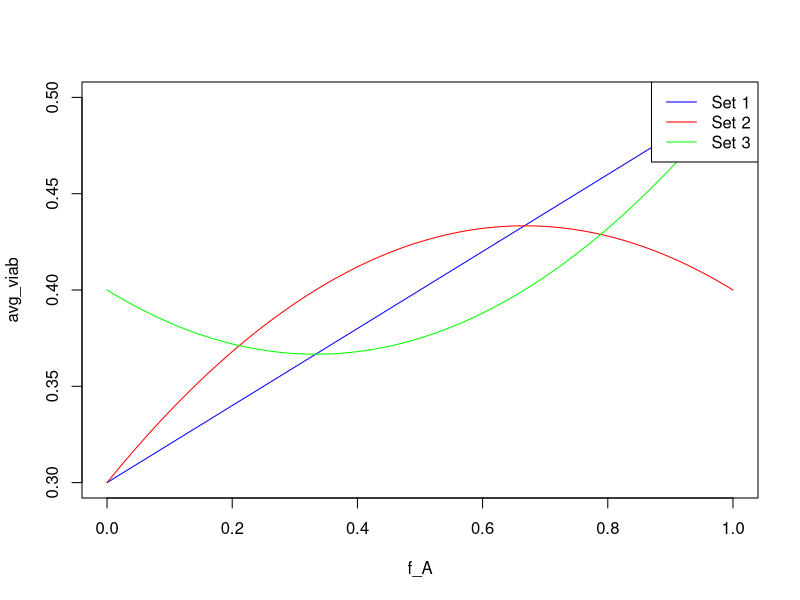

Write the R code that produced this figure.
## ---- chunk 1
#Exercise 7.1

# Here we have a haploid species with a novel allele A. We are given:

s_coef <- 0.01

# a. We now have an initial and a final allele freq for A (0.1 and 0.9, respectively). As explained in Box 7.1, the time needed to transition from fA_0 to fA_1

fA_0 <- 0.1
fA_1 <- 0.9

# we define a function for calculating the time difference, based on the formula in Box 7.1:

timefct <- function(sel_cf, fA_init, fA_fin){
  
  # simple function to incorporate the formula:
  
  plhlder <- ((fA_init/fA_fin)-fA_init)/(1-fA_init)
  
  trtime <- (log(plhlder)/log(1-sel_cf))
  
  return(trtime)
}

# then apply it for our s:

timefct(s_coef, fA_0, fA_1)

# b. This is essentially the same question, but now with:

s_coef <- 0.011

# we solve it the same way:

timefct(s_coef, fA_0, fA_1)

# note that the textbook answer, 4370, is wrong and does not really make much sense

## ---- chunk 2
#Exercise 7.2

# for N=10^4, the initial allele frequency was:
N <- 10^4
f_A0 <- 1/(2*N)

f_At <- 0.9
freq_A <- 1/(2*N)
s_coef <- 0.01

# from Box 7.1:
time_gen <- log(abs((f_A0/f_At - f_A0)/(1-f_A0)))/log(1-s_coef)
print(time_gen)

# same for N=10^5:

N <- 10^5
f_A0 <- 1/(2*N)
f_At <- 0.9
time_gen <- log(abs((f_A0/f_At - f_A0)/(1-f_A0)))/log(1-s_coef)
print(time_gen)
## ---- chunk 3
#Exercise 7.3

# this question is ambiguously worded, but it means to say that the growth rate for A is 5% lower than the growth rate for a:

# w_A = (1-0.05)*w_a = 0.95*w_a; so from equation (7.4):

# w_a/0.95w_a = 1-s
# 1/0.95 = 1-s
# s = 1-1/0.95
# so:

s_coef <- 1-(1/0.95)

# after this, as in 7.1, we use the same function - this time for a decreasing allele freq:

fA_0 <- 0.1
fA_1 <- 0.01

timefct <- function(sel_cf, fA_init, fA_fin){
  
  # simple function to incorporate the formula:
  
  plhlder <- ((fA_init/fA_fin)-fA_init)/(1-fA_init)
  
  trtime <- (log(plhlder)/log(1-sel_cf))
  
  return(trtime)
}

# applying it gives:

timefct(s_coef, fA_0, fA_1)

# we get a slightly different result from the textbook because we did not round s_coef

## ---- chunk 4
#Exercise 7.4

# we are first given:

s_aa <- 1 #as homozygotes for the recessive allele are lethal

f_a <- 0.02 #again ambiguous wording within the problem - this is the allele frequency, as explained a little further

# a. at mutation-selection equilibrium, mutation rate at the CF locus can be calculated from formula (7.13):

#f_a = sqrt(mu/s_aa), from which:
#f_a^2 = mu/s_aa
#mu = s_aa*f_a^2

mu <- s_aa*f_a^2
print(mu)

# b. now equilibrium is said to be maintained through heterozygote advantage; so, from formula (7.9):

#(1-f_a) = s_aa/(s_AA + s_aa)
#s_AA = s_aa*f_a/(1-f_a)

s_AA <- s_aa*f_a/(1-f_a)
print(s_AA)

# we also know from formula (7.8) that:
#v_AA/v_aA = 1-s_AA
# so, for our ambiguously worded problem:
viab_prop <- 1-s_AA
print(viab_prop)
# we can see that heterozygotes are <slightly> more advantageous
## ---- chunk 5
#Exercise 7.5

# A at H-W equilibrium, so f_A(t) constant. We are given:

f_A <- 0.11
s_AA <- 0.5

# we can use equation (7.9) that describes f_A at equilibrium as a function of selection coefficients for the two homozygote genotypes, as we already know the equilibrium frequency:

# f_A = s_BB/(s_AA + s_BB)

# from which we get s_BB:

#f_A*s_AA + f_A*s_BB = s_BB
#s_BB - f_A*s_BB = f_A*s_AA
#s_BB(1-f_A) = f_A*s_AA
#s_BB = f_A*s_AA/(1-f_A)

s_BB <- f_A*s_AA/(1-f_A)
print(s_BB)

## ---- chunk 6
#Exercise 7.6

# changed notations from B/b to A/a to reduce potential confusion
# under H-W, we know that in the first generation:

f_A0 <- 1/4

f_AA0 <- f_A0^2
f_Aa0 <- 2*f_A0*(1-f_A0)
f_aa0 <- (1-f_A0)^2

# there is no fertility effect on our locus; we also know the viabilities; so in the next generation we will have:

v_AA <- 1/5
v_Aa <- 1/6
v_aa <- 1/10
v_avg <- v_AA*(f_A0^2)+2*v_Aa*(f_A0*(1-f_A0))+v_aa*((1-f_A0)^2)

# we can then calculate the new allele frequency:

f_AA1 <- v_AA*(f_A0^2)/v_avg
f_Aa1 <- 2*v_Aa*(f_A0*(1-f_A0))/v_avg

f_A1 <- f_AA1 + f_Aa1/2

print(f_A1)
## ---- chunk 7
#Exercise 7.7

# under H-W, we are given:

f_S <- 0.2
f_A <- 1-f_S
v_SS <- 0.1
# v_AA <- 0.85*v_AS; but then we are given:
v_AS <- 1
# so then:
v_AA <- 0.85

# a. From Box 7.3, the third equation:

v_avg <- v_AA*f_A^2 + 2*v_AS*f_A*f_S + v_SS*f_S^2

print(v_avg)

# b. We first calculate genotype frequencies before selection:

f_AA <- f_A^2
f_AS <- 2*f_A*f_S
f_SS <- f_S^2

# then, using the 4th row of equations from Box 7,3, we calculate:

fpr_AA <- f_AA*v_AA/v_avg
fpr_AS <- f_AS*v_AS/v_avg
fpr_SS <- f_SS*v_SS/v_avg

print(fpr_AA)
print(fpr_AS)
print(fpr_SS)

## ---- chunk 8
#Exercise 7.8

N <- 10^4

# no drift; genic selection for newly introduced allele; we have:

f_B0 <- 1/(2*N)
f_B1 <- 0.99

# apparently we assume a selection coefficient between 0.1 and 0.2, corresponding to v_AB of 0.8-0.9 (where A is the initial dark allele and B is the introduced light allele)

s_coef <- 0.1
t_gen <- log((f_B0/f_B1 - f_B0)/(1-f_B0))/log(1-s_coef)
print(t_gen)

s_coef <- 0.2
t_gen <- log((f_B0/f_B1 - f_B0)/(1-f_B0))/log(1-s_coef)
print(t_gen)

## ---- chunk 9
#Exercise 7.9

#we first create dataframe containing all maternal/paternal genotype combinations and their offspring ratios:

mat_v <- c("AA", "AA", "AA", "Aa", "Aa", "Aa", "aa", "aa", "aa")
pat_v <- c("AA", "Aa", "aa", "AA", "Aa", "aa", "AA", "Aa", "aa")
freq_v <- c(1/16, 1/8, 1/16, 1/8, 1/4, 1/8, 1/16, 1/8, 1/16)
fert_v <- c(1, 1, 1, 1, 1, 1, 1, 1, 1/2)
AA_v <- c(1, 1/2, 0, 1/2, 1/4, 0, 0, 0, 0)
Aa_v <- c(0, 1/2, 1, 1/2, 1/2, 1/2, 1, 1/2, 0)
aa_v <- c(0, 0, 0, 0, 1/4, 1/2, 0, 1/2, 1)

matepairs <- data.frame(mat_v, pat_v, freq_v, fert_v, AA_v, Aa_v, aa_v)
matepairs

# a. first we calculate the average viability:

viab_avg <- sum(freq_v)-(freq_v[9]*fert_v[9])

#we use the genotype frequency formulas in Box 7.3; in the second generation, the newborn offspring will have the frequencies:

fpr_AA <- sum(matepairs$freq_v*matepairs$fert_v*matepairs$AA_v)/viab_avg
fpr_Aa <- sum(matepairs$freq_v*matepairs$fert_v*matepairs$Aa_v)/viab_avg
fpr_aa <- sum(matepairs$freq_v*matepairs$fert_v*matepairs$aa_v)/viab_avg

print(cat (fpr_AA, fpr_Aa, fpr_aa))

# b. to see if the genotype frequencies match H-W proportions, we first calculate the offspring allele A freq:

fpr_A <- fpr_AA + fpr_Aa/2

#then we simply test if the expected f_AA under H-W is equal to the one we calculated above:

fexp_AA <- fpr_A^2

print(fexp_AA == fpr_AA)
## ---- chunk 10
#Exercise 7.10

# under H-W; no effect on viability, but reduced heterozygote fertility:

f_AA0 <- 0.01
f_Aa0 <- 0.18
f_aa0 <- 0.81

f_A0 <- 0.1

# a. We can build a dataframe showing fertilities for all mating pairs:

pat_v <- c("AA", "AA", "AA", "Aa", "Aa", "Aa", "aa", "aa", "aa")
mat_v <- c("AA", "Aa", "aa", "AA", "Aa", "aa", "AA", "Aa", "aa")
fert_v <- c(1, 0.5, 1, 0.5, 0.25, 0.5, 1, 0.5, 1)

fert_df <- data.frame(pat_v, mat_v, fert_v)

fert_df

# b. as the problem says - translocations reduce heterozygote fertility because half of their gametes are aneuploid, resulting in non-viable embryos. Also, for either allele being rare, most of its copies will be present in heterozygotes (which have lower viability than either homozygote); over time, this will drive extinction of the rare allele and fixation of the other.

## ---- chunk 11
#Exercise 7.11

# a. Same as before, for the genotypes table in Table 7.1, only now Rr are (Rh-):

mat_v <- c("RR", "Rr", "Rr", "Rr", "rr")
pat_v <- c("all", "RR", "Rr", "rr", "all")
freq_v <- c("f_RR", "f_Rr*f_RR", "f_Rr^2", "f_Rr*F_rr", "f_rr")
viab_v <- c("1", "1-s/2", "1-s/4", "1", "1")

matepairs <- data.frame(mat_v, pat_v, freq_v, viab_v)
matepairs

# note that, under the new dominance model, any rr mother would result in r-phenotype (Rh-) offspring; viability is reduced only when maternal genotype is Rr and the paternal one is either RR or Rr; since paternal RR would result in twice as many Rr offspring as paternal Rr, viability loss in RRxRr would be twice as large as for RrxRr

# b. As heterozygote disadvantage is still the observed pattern of selection, the trends shown in Figure 7.7 still apply - if either allele would be very rare, there would be decreased frequency - evidencing, as before, disruptive selection

## ---- chunk 12
#Exercise 7.12

# Very large population; five alleles S1-S5 of equal frequency 0.2:

f_S1 <- 0.2
f_S2 <- f_S1
f_S3 <- f_S1
f_S4 <- f_S1
f_S5 <- f_S1

# a. Random mating and no homozygotes would give:

#S1S2; S1S3; S1S4; S1S5; S2S3; S2S4; S2S5; S3S4; S3S5; S4S5
#a total of 10 possible heterozygotes, each at frequency 0.1

# b. There is now a newly introduced allele S6; this has to be present in a heterozygote; since all other alleles have equal frequencies, it does not matter which one we pick; let's go with S1, our heterozygote will be S1S6; therefore, with non-viable self-fertilisation:

# S1 pollen from the mutant will not be able to fertilise S1 hets from above, so 0.4 of other individuals; this is also the case for any given original allele in the population.
# S6 pollen will be able to fertilise all other individuals; so whereas any other individual would fertilise 0.6*0.6 others, the mutant would be able to fertilise 0.6*1. So it will have:

print((1*0.6)/(0.6*0.6))
print("as many offspring as any other individual.")

## ---- chunk 13

# we can plot the cases by first defining the function for average viability based on the formula:
avg_viab <- function(f_A, v_AA, v_Aa, v_aa){
  avviab <- ((f_A^2)*v_AA + 2*f_A*(1-f_A)*v_Aa + ((1-f_A)^2)*v_aa)
  return(avviab)
}

# now we define our viabilities and plot the avg_viab function across all possible f_A values:
f_A <- seq(0, 1, by = 0.01)

set_1 <- list(v_AA = 0.5, v_Aa = 0.4, v_aa = 0.3)
set_2 <- list(v_AA = 0.4, v_Aa = 0.5, v_aa = 0.3)
set_3 <- list(v_AA = 0.5, v_Aa = 0.3, v_aa = 0.4)

# we then calculate the average viability for each case:
y_values_1 <- sapply(f_A, function(f) avg_viab(f, v_AA = set_1$v_AA, v_Aa = set_1$v_Aa, v_aa = set_1$v_aa))
y_values_2 <- sapply(f_A, function(f) avg_viab(f, v_AA = set_2$v_AA, v_Aa = set_2$v_Aa, v_aa = set_2$v_aa))
y_values_3 <- sapply(f_A, function(f) avg_viab(f, v_AA = set_3$v_AA, v_Aa = set_3$v_Aa, v_aa = set_3$v_aa))

# and plot the curves (remember how colours are assigned to each curve):
plot(f_A, y_values_1, type = "l", col = "blue", xlab = "f_A", ylab = "avg_viab", ylim = range(c(y_values_1, y_values_2, y_values_3)))
lines(f_A, y_values_2, col = "red")
lines(f_A, y_values_3, col = "green")

# we can also add a legend to more easily follow what each curve corresponds to:
legend("topright", legend = c("Set 1", "Set 2", "Set 3"), col = c("blue", "red", "green"), lty = 1)

